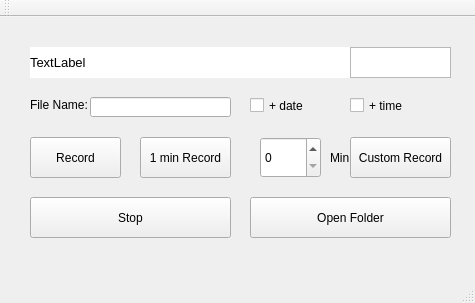
<?xml version="1.0" encoding="UTF-8"?>
<ui version="4.0">
 <class>guiEEGClass</class>
 <widget class="QMainWindow" name="guiEEGClass">
  <property name="geometry">
   <rect>
    <x>0</x>
    <y>0</y>
    <width>475</width>
    <height>303</height>
   </rect>
  </property>
  <property name="windowTitle">
   <string>EEG-Recorder-v1.0</string>
  </property>
  <property name="windowIcon">
   <iconset>
    <normaloff>../../../../../Pictures/eeglogo.png</normaloff>../../../../../Pictures/eeglogo.png</iconset>
  </property>
  <widget class="QWidget" name="centralWidget">
   <widget class="QPushButton" name="pushButton_1min_record">
    <property name="geometry">
     <rect>
      <x>140</x>
      <y>120</y>
      <width>91</width>
      <height>41</height>
     </rect>
    </property>
    <property name="text">
     <string>1 min Record</string>
    </property>
   </widget>
   <widget class="QTextBrowser" name="textBrowser_time">
    <property name="geometry">
     <rect>
      <x>350</x>
      <y>30</y>
      <width>101</width>
      <height>31</height>
     </rect>
    </property>
    <property name="font">
     <font>
      <family>Consolas</family>
      <pointsize>13</pointsize>
      <weight>75</weight>
      <bold>true</bold>
     </font>
    </property>
    <property name="layoutDirection">
     <enum>Qt::LeftToRight</enum>
    </property>
    <property name="autoFillBackground">
     <bool>true</bool>
    </property>
    <property name="inputMethodHints">
     <set>Qt::ImhMultiLine|Qt::ImhTime</set>
    </property>
   </widget>
   <widget class="QLabel" name="label_msg">
    <property name="geometry">
     <rect>
      <x>30</x>
      <y>30</y>
      <width>321</width>
      <height>31</height>
     </rect>
    </property>
    <property name="font">
     <font>
      <pointsize>10</pointsize>
     </font>
    </property>
    <property name="styleSheet">
     <string notr="true">background-color: rgb(255, 255, 255);</string>
    </property>
    <property name="text">
     <string>TextLabel</string>
    </property>
   </widget>
   <widget class="QPushButton" name="pushButton_2_stop">
    <property name="geometry">
     <rect>
      <x>30</x>
      <y>180</y>
      <width>201</width>
      <height>41</height>
     </rect>
    </property>
    <property name="autoFillBackground">
     <bool>false</bool>
    </property>
    <property name="styleSheet">
     <string notr="true">border-color: rgb(255, 0, 0);</string>
    </property>
    <property name="text">
     <string>Stop</string>
    </property>
   </widget>
   <widget class="QPushButton" name="pushButton_long_record">
    <property name="geometry">
     <rect>
      <x>30</x>
      <y>120</y>
      <width>91</width>
      <height>41</height>
     </rect>
    </property>
    <property name="text">
     <string>Record</string>
    </property>
   </widget>
   <widget class="QPushButton" name="pushButton_cus_record">
    <property name="geometry">
     <rect>
      <x>350</x>
      <y>120</y>
      <width>101</width>
      <height>41</height>
     </rect>
    </property>
    <property name="text">
     <string>Custom Record</string>
    </property>
   </widget>
   <widget class="QLabel" name="label">
    <property name="geometry">
     <rect>
      <x>330</x>
      <y>130</y>
      <width>31</width>
      <height>21</height>
     </rect>
    </property>
    <property name="text">
     <string>Min</string>
    </property>
   </widget>
   <widget class="QSpinBox" name="spinBox_cus_time">
    <property name="geometry">
     <rect>
      <x>260</x>
      <y>120</y>
      <width>61</width>
      <height>41</height>
     </rect>
    </property>
   </widget>
   <widget class="QLabel" name="label_2">
    <property name="geometry">
     <rect>
      <x>30</x>
      <y>80</y>
      <width>71</width>
      <height>16</height>
     </rect>
    </property>
    <property name="text">
     <string>File Name:</string>
    </property>
   </widget>
   <widget class="QCheckBox" name="checkBox_1_date">
    <property name="geometry">
     <rect>
      <x>250</x>
      <y>80</y>
      <width>70</width>
      <height>17</height>
     </rect>
    </property>
    <property name="text">
     <string>+ date</string>
    </property>
   </widget>
   <widget class="QCheckBox" name="checkBox_2_time">
    <property name="geometry">
     <rect>
      <x>350</x>
      <y>80</y>
      <width>70</width>
      <height>17</height>
     </rect>
    </property>
    <property name="text">
     <string>+ time</string>
    </property>
   </widget>
   <widget class="QLineEdit" name="lineEdit_filename">
    <property name="geometry">
     <rect>
      <x>90</x>
      <y>80</y>
      <width>141</width>
      <height>20</height>
     </rect>
    </property>
   </widget>
   <widget class="QPushButton" name="pushButton_open">
    <property name="geometry">
     <rect>
      <x>250</x>
      <y>180</y>
      <width>201</width>
      <height>41</height>
     </rect>
    </property>
    <property name="text">
     <string>Open Folder</string>
    </property>
   </widget>
   <zorder>label_msg</zorder>
   <zorder>pushButton_1min_record</zorder>
   <zorder>textBrowser_time</zorder>
   <zorder>pushButton_2_stop</zorder>
   <zorder>pushButton_long_record</zorder>
   <zorder>pushButton_cus_record</zorder>
   <zorder>label</zorder>
   <zorder>spinBox_cus_time</zorder>
   <zorder>label_2</zorder>
   <zorder>checkBox_1_date</zorder>
   <zorder>checkBox_2_time</zorder>
   <zorder>lineEdit_filename</zorder>
   <zorder>pushButton_open</zorder>
  </widget>
  <widget class="QMenuBar" name="menuBar">
   <property name="geometry">
    <rect>
     <x>0</x>
     <y>0</y>
     <width>475</width>
     <height>21</height>
    </rect>
   </property>
  </widget>
  <widget class="QToolBar" name="mainToolBar">
   <attribute name="toolBarArea">
    <enum>TopToolBarArea</enum>
   </attribute>
   <attribute name="toolBarBreak">
    <bool>false</bool>
   </attribute>
  </widget>
  <widget class="QStatusBar" name="statusBar"/>
 </widget>
 <layoutdefault spacing="6" margin="11"/>
 <resources>
  <include location="guieeg.qrc"/>
 </resources>
 <connections/>
</ui>
